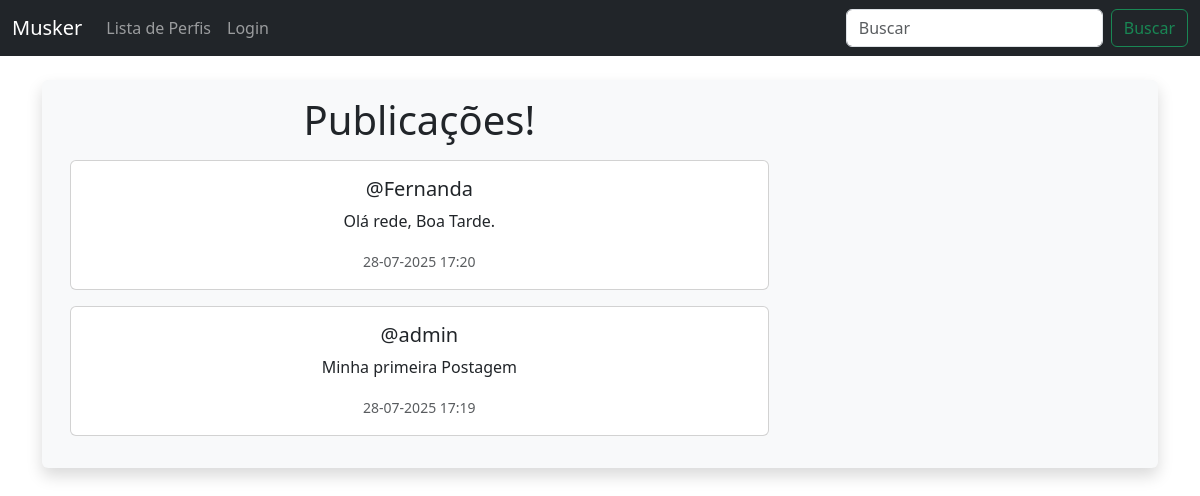
The app's page /, older data.
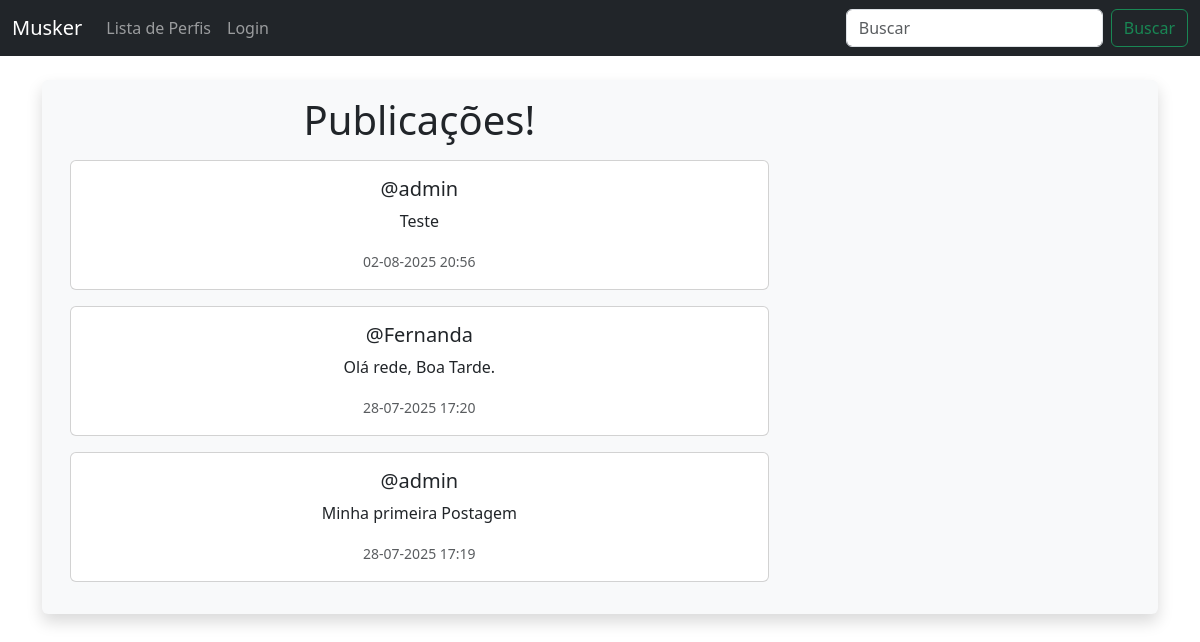
The same page, newer data.
### musker/models.py (models this page shows, shortened)
class Meep(models.Model):
    user = models.ForeignKey(User, related_name='meeps', on_delete=models.DO_NOTHING)
    body = models.CharField(max_length=280)
    created_at = models.DateTimeField(auto_now_add=True)

### musker/views.py (the view)
# urls.py: path('', views.home, name='home'),
def home(request):
    if request.user.is_authenticated:
        form = MeepForm(request.POST or None)
        if request.method == "POST":
            if form.is_valid():
                meep = form.save(commit=False)
                meep.user = request.user
                meep.save()
                messages.success(request, "Publicação criada com sucesso!")
                return redirect('home')
        meeps = Meep.objects.all().order_by('-created_at')
        return render(request, 'home.html', {"meeps": meeps, "form": form})
    else:
        meeps = Meep.objects.all().order_by('-created_at')
        return render(request, 'home.html', {"meeps":meeps})

### musker/templates/home.html (shortened to what this page needs)
{% extends "base.html" %}
{% block content %}
<div class="container text-center">
    <div class="row bg-light p-3 rounded shadow">
        <div class="col-12 col-md-4 order-1 order-md-2 mb-4 mb-md-0">
</div>
<div class="col-12 col-md-8 order-2 order-md-1">
    <h1 class="mb-3">Publicações!</h1>
    {% for meep in meeps %}
        <div class="card mb-3">
            <div class="card-body">
                <h5 class="card-title">@{{ meep.user.username }}</h5>
                <p class="card-text">{{ meep.body }}</p>
                <p class="card-text">
                    <small class="text-muted">{{ meep.created_at|date:"d-m-Y H:i" }}</small>
                </p>
            </div>
        </div>
    {% endfor %}
</div>
    </div>
</div>
{% endblock %}

Row changes from the older to the newer data that the page shows:
added Meep: user.username "admin", body "Teste", created_at "02-08-2025 20:56"
